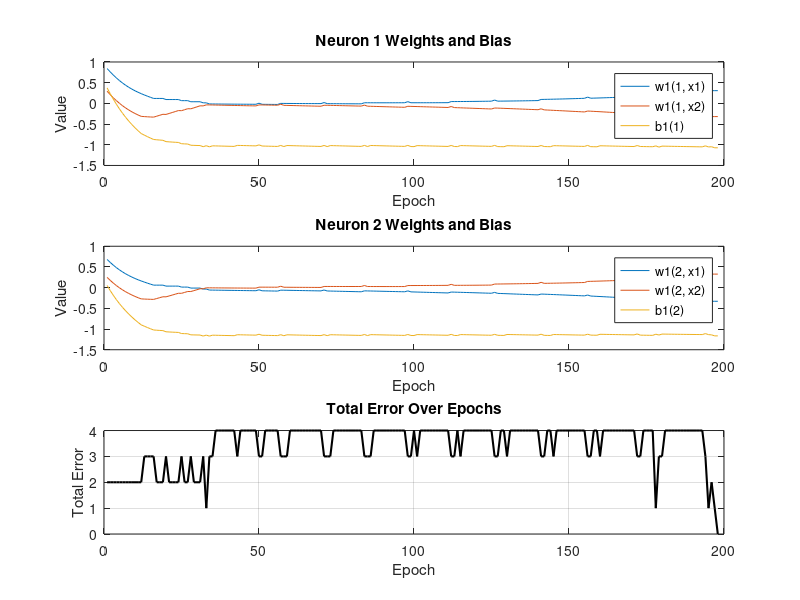

Write the MATLAB code that produced this figure.
% XOR inputs (x1, x2)
x = [0 0; 0 1; 1 0; 1 1];

% Desired output (target)
d = [0; 1; 1; 0]; % XOR truth table

% Learning rate
myu = 0.1;

% Number of neurons in the first layer
num_neurons = 2;

% Initialize weights and biases for the first layer
w1 = rand(num_neurons, size(x, 2)); % Random weights for each neuron
b1 = rand(num_neurons, 1);          % Random biases for each neuron

% Initialize weights and bias for the second layer (OR gate)
w2 = [1; 1]; % Fixed weights for OR gate
b2 = -0.5;   % Bias for OR gate (threshold)

% Sigmoid activation function
sigmoid = @(z) 1 ./ (1 + exp(-z));

% Training loop
max_epochs = 10000;
w1_history = zeros(num_neurons, size(x, 2), max_epochs); % Storage for weight history
b1_history = zeros(num_neurons, max_epochs);             % Storage for bias history
total_error_history = zeros(max_epochs, 1);              % Storage for total error history

for epoch = 1:max_epochs
    total_error = 0;
    for i = 1:size(x, 1)
        % Forward pass through the first stage (Adaline units)
        z1 = sigmoid(w1 * x(i, :)' + b1); % Outputs of the first layer

        % Second stage (OR gate)
        y_in = w2' * z1 + b2;             % Input to the OR gate
        y = y_in >= 0;                    % Output of the OR gate

        % Calculate error
        error = d(i) - y;
        total_error = total_error + error^2;

        % Update weights and biases using LMS
        if error ~= 0
            for j = 1:num_neurons
                % Update weights for first layer
                w1(j, :) = w1(j, :) + myu * error * z1(j) * x(i, :);
                b1(j) = b1(j) + myu * error * z1(j);
            end
        end
    end

    % Store weights and biases for plotting
    w1_history(:, :, epoch) = w1;
    b1_history(:, epoch) = b1;
    total_error_history(epoch) = total_error; % Store total error

    % Print the total error for each epoch
    fprintf('Epoch: %d, Total Error: %.4f\n', epoch, total_error);
    
    % Check for convergence
    if total_error < 0.01 % Use a threshold instead of exact zero
        break;
    end
end

% Check outputs after training
fprintf('\nChecking outputs after training:\n');
for i = 1:size(x, 1)
    z1 = sigmoid(w1 * x(i, :)' + b1); % Outputs of the first layer
    y_in = w2' * z1 + b2;             % Input to the OR gate
    y = y_in >= 0;                    % Output of the OR gate
    fprintf('Input: [%d, %d], Output: %d, Target: %d\n', x(i, 1), x(i, 2), y, d(i));
end


% Plot the weight, bias evolution, and total error in one figure
figure;

% Create subplots for weights and biases
for j = 1:num_neurons
    subplot(num_neurons + 1, 1, j);
    plot(squeeze(w1_history(j, 1, 1:epoch)), 'DisplayName', sprintf('w1(%d, x1)', j));
    hold on;
    plot(squeeze(w1_history(j, 2, 1:epoch)), 'DisplayName', sprintf('w1(%d, x2)', j));
    plot(squeeze(b1_history(j, 1:epoch)), 'DisplayName', sprintf('b1(%d)', j));
    title(sprintf('Neuron %d Weights and Bias', j));
    xlabel('Epoch');
    ylabel('Value');
    legend;
    hold off;
end

% Create a subplot for total error
subplot(num_neurons + 1, 1, num_neurons + 1);
plot(1:epoch, total_error_history(1:epoch), 'k', 'LineWidth', 1.5);
title('Total Error Over Epochs');
xlabel('Epoch');
ylabel('Total Error');
grid on;

